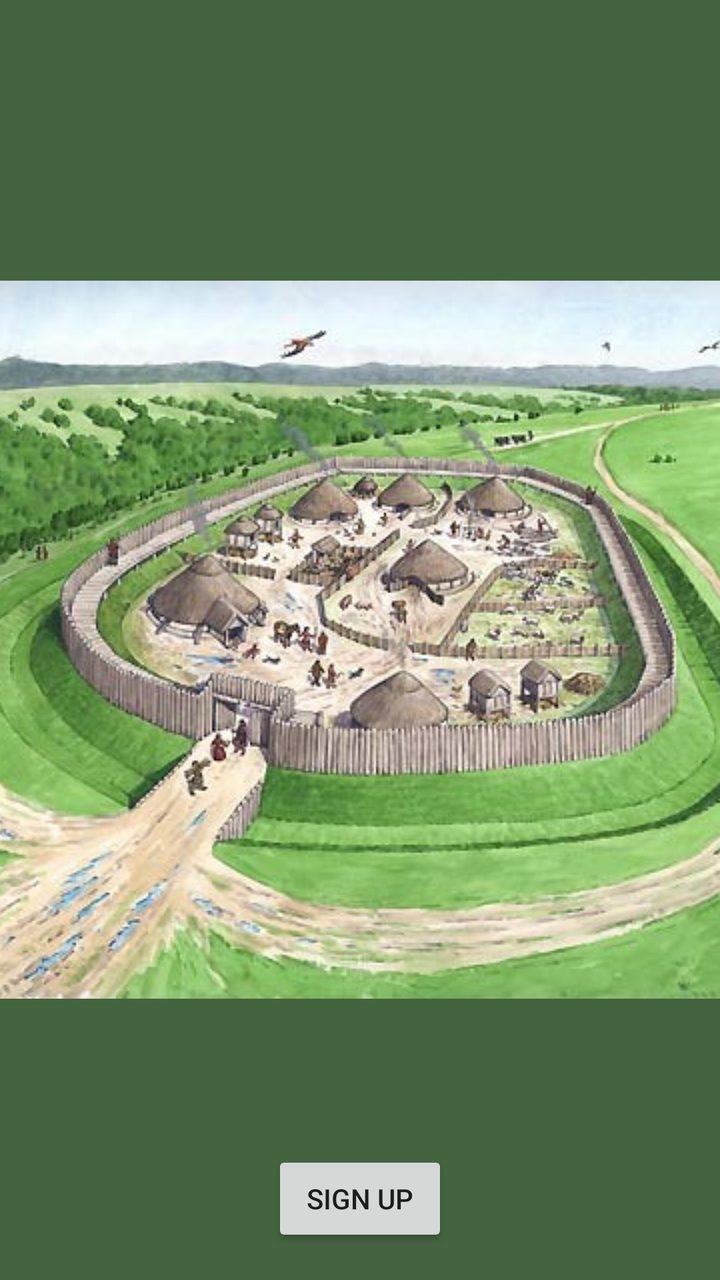
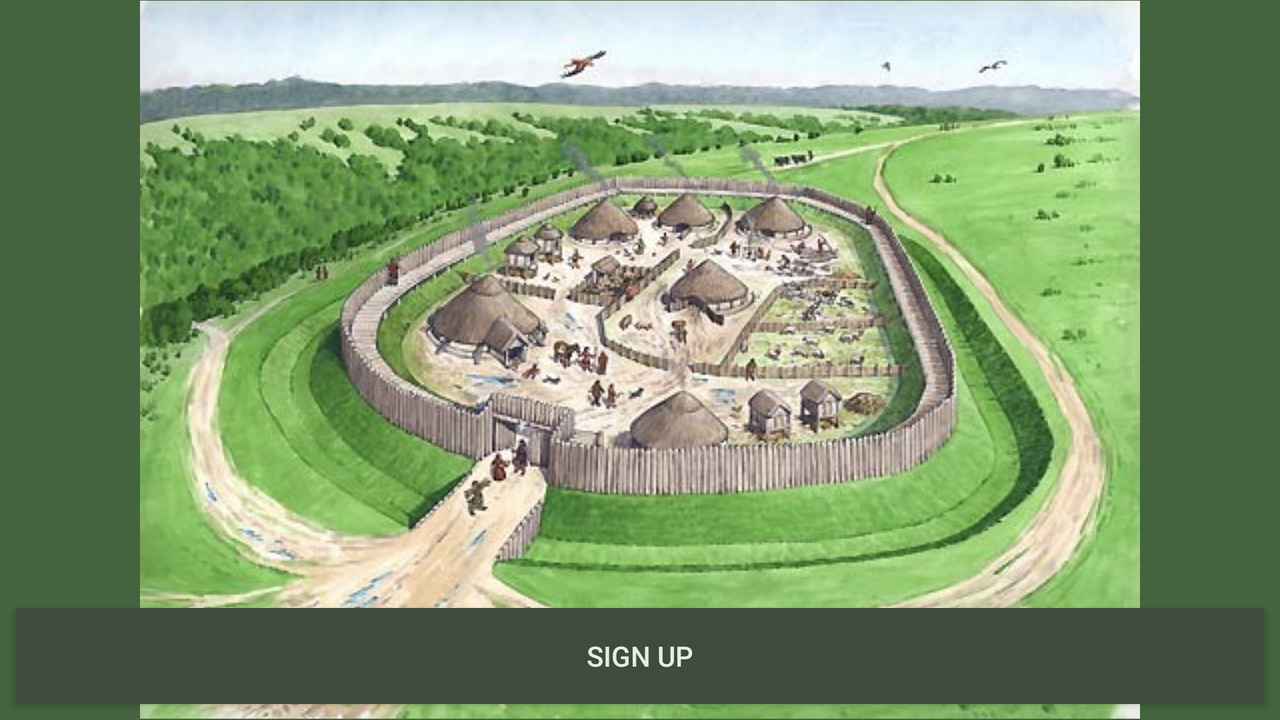

First picture: res/layout/ on a phone held upright. Second picture: the repository's own variant of that layout, on a device whose configuration matches the variant's folder. Source for both follows.
<!-- AndroidManifest.xml: application theme AppTheme.Launcher -->
<!-- res/layout/view_start_up.xml -->
<?xml version="1.0" encoding="utf-8"?>
<android.support.constraint.ConstraintLayout xmlns:android="http://schemas.android.com/apk/res/android"
  xmlns:app="http://schemas.android.com/apk/res-auto"
  xmlns:tools="http://schemas.android.com/tools"
  android:layout_width="match_parent"
  android:layout_height="match_parent"
  tools:context=".views.startup.StartUpView">


  <LinearLayout
    android:id="@+id/linearLayout"
    android:layout_width="match_parent"
    android:layout_height="461dp"
    android:orientation="vertical"
    app:layout_constraintBottom_toBottomOf="parent"
    app:layout_constraintEnd_toEndOf="parent"
    app:layout_constraintStart_toStartOf="parent"
    app:layout_constraintTop_toTopOf="parent">

    <LinearLayout
      android:id="@+id/fragment_container"
      android:layout_width="match_parent"
      android:layout_height="wrap_content"
      android:layout_weight="1"
      android:orientation="vertical" />

  </LinearLayout>

  <Button
    android:id="@+id/signupBtn"
    android:layout_width="wrap_content"
    android:layout_height="wrap_content"
    android:layout_marginStart="8dp"
    android:layout_marginTop="8dp"
    android:layout_marginEnd="8dp"
    android:text="@string/button_signUp"
    app:layout_constraintBottom_toBottomOf="parent"
    app:layout_constraintEnd_toEndOf="parent"
    app:layout_constraintStart_toStartOf="parent"
    app:layout_constraintTop_toBottomOf="@+id/linearLayout" />


</android.support.constraint.ConstraintLayout>
<!-- resources referenced by this layout -->
<resources>
  <string name="button_signUp">Sign Up</string>
  <style name="AppTheme.Launcher">
        <item name="android:windowBackground">@drawable/launch_drawable</item>
      </style>
  <!-- drawable launch_drawable (drawable) -->
  <?xml version="1.0" encoding="utf-8"?>
  <layer-list xmlns:android="http://schemas.android.com/apk/res/android" android:opacity="opaque">
  
    
    <item android:drawable="@color/colorAccent"/>
  
    
    <item>
      <bitmap
        android:src="@drawable/fort"
        android:gravity="center"/>
    </item>
  
  </layer-list>
  <color name="colorAccent">#44633F</color>
  <!-- drawable fort: png bitmap (drawable, 67250 bytes) -->
</resources>
<!-- res/layout-land/view_start_up.xml (the author's variant of the layout above) -->
<!-- drawn on the phone turned sideways -->
<?xml version="1.0" encoding="utf-8"?>
<androidx.constraintlayout.widget.ConstraintLayout xmlns:android="http://schemas.android.com/apk/res/android"
  xmlns:app="http://schemas.android.com/apk/res-auto"
  xmlns:tools="http://schemas.android.com/tools"
  android:layout_width="match_parent"
  android:layout_height="match_parent"
  tools:context=".views.startup.StartUpView">


  <LinearLayout
    android:id="@+id/linearLayout"
    android:layout_width="match_parent"
    android:layout_height="0dp"
    android:layout_marginBottom="8dp"
    android:orientation="vertical"
    app:layout_constraintBottom_toTopOf="@+id/signupBtn"
    app:layout_constraintEnd_toEndOf="parent"
    app:layout_constraintStart_toStartOf="parent"
    app:layout_constraintTop_toTopOf="parent">

    <LinearLayout
      android:id="@+id/fragment_container"
      android:layout_width="match_parent"
      android:layout_height="wrap_content"
      android:layout_weight="1"
      android:orientation="vertical" />

  </LinearLayout>

  <Button
    android:id="@+id/signupBtn"
    android:layout_width="0dp"
    android:layout_height="wrap_content"
    android:layout_marginStart="8dp"
    android:layout_marginEnd="8dp"
    android:layout_marginBottom="8dp"
    android:background="@color/colorPrimaryDark"
    android:text="@string/button_signUp"
    android:textColor="@color/colorPrimary"
    app:layout_constraintBottom_toBottomOf="parent"
    app:layout_constraintEnd_toEndOf="parent"
    app:layout_constraintStart_toStartOf="parent" />


</androidx.constraintlayout.widget.ConstraintLayout>
<!-- resources referenced by the variant -->
<!-- as the phone turned sideways resolves them -->
<resources>
  <color name="colorPrimary">#E1EFE7</color>
  <color name="colorPrimaryDark">#3F4B3B</color>
  <string name="button_signUp">Sign Up</string>
  <style name="AppTheme.Launcher">
        <item name="android:windowBackground">@drawable/launch_drawable</item>
      </style>
  <!-- drawable launch_drawable (drawable) -->
  <?xml version="1.0" encoding="utf-8"?>
  <layer-list xmlns:android="http://schemas.android.com/apk/res/android" android:opacity="opaque">
  
    
    <item android:drawable="@color/colorAccent"/>
  
    
    <item>
      <bitmap
        android:src="@drawable/fort"
        android:gravity="center"/>
    </item>
  
  </layer-list>
  <color name="colorAccent">#44633F</color>
  <!-- drawable fort: png bitmap (drawable, 67250 bytes) -->
</resources>
